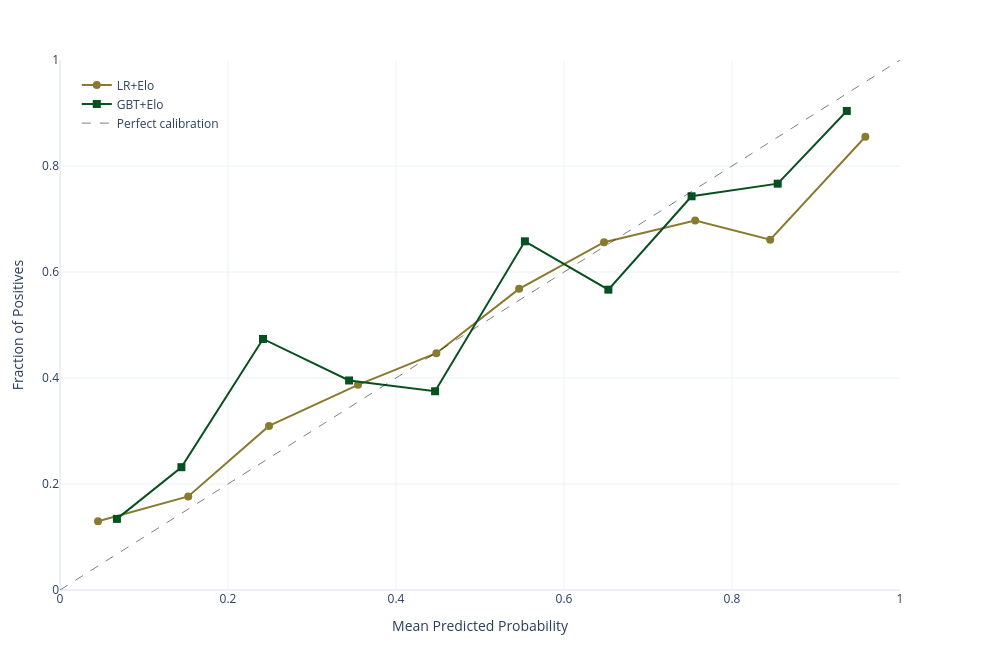

The notebook cell saved with this chart:
### Code cell
fig = go.Figure()

for lbl, col, marker_symbol, prob in [
    ('LR+Elo',  SECONDARY, 'circle', results['with_elo']['lr'][1]),
    ('GBT+Elo', PRIMARY,   'square', results['with_elo']['xgb'][1]),
]:
    pt, pp = calibration_curve(y_te, prob, n_bins=10, strategy='uniform')
    fig.add_trace(go.Scatter(
        x=pp,
        y=pt,
        mode='lines+markers',
        name=lbl,
        marker=dict(size=8, symbol=marker_symbol),
        line=dict(color=col, width=2),
        hovertemplate='Predicted prob: %{x:.3f}<br>Fraction positives: %{y:.3f}<extra></extra>'
    ))

# Perfect calibration
fig.add_trace(go.Scatter(
    x=[0, 1],
    y=[0, 1],
    mode='lines',
    name='Perfect calibration',
    line=dict(color='black', width=1, dash='dash'),
    opacity=0.5,
    hovertemplate='%{x:.3f} → %{y:.3f}<extra></extra>'
))

fig.update_layout(
    xaxis_title='Mean Predicted Probability',
    yaxis_title='Fraction of Positives',
    template='plotly_white',
    height=PLOT_HEIGHT,
    width=PLOT_WIDTH,
    xaxis=dict(range=[0, 1]),
    yaxis=dict(range=[0, 1]),
    hovermode='closest',
    legend=dict(x=0.02, y=0.98, xanchor='left', yanchor='top'),
    margin=dict(l=60, r=100, t=60, b=60)
)

fig.show()

### Figure 1 — Plotly figure (JSON) as saved in the notebook; plotly's stock layout.template omitted (floating-point values rounded to 4 significant figures)
{"data": [{"hovertemplate": "Predicted prob: %{x:.3f}<br>Fraction positives: %{y:.3f}<extra></extra>", "line": {"color": "#8A7A2F", "width": 2}, "marker": {"size": 8, "symbol": "circle"}, "mode": "lines+markers", "name": "LR+Elo", "type": "scatter", "x": [0.04526, 0.1526, 0.2488, 0.3548, 0.4481, 0.5466, 0.6477, 0.7562, 0.8455, 0.9588], "y": [0.1299, 0.1765, 0.3095, 0.3871, 0.4468, 0.5682, 0.6562, 0.697, 0.661, 0.8553]}, {"hovertemplate": "Predicted prob: %{x:.3f}<br>Fraction positives: %{y:.3f}<extra></extra>", "line": {"color": "#075020", "width": 2}, "marker": {"size": 8, "symbol": "square"}, "mode": "lines+markers", "name": "GBT+Elo", "type": "scatter", "x": [0.06774, 0.1445, 0.2417, 0.3442, 0.4465, 0.5534, 0.6528, 0.7519, 0.8544, 0.9367], "y": [0.1341, 0.2317, 0.4737, 0.3953, 0.375, 0.6579, 0.5667, 0.7429, 0.7667, 0.9038]}, {"hovertemplate": "%{x:.3f} → %{y:.3f}<extra></extra>", "line": {"color": "black", "dash": "dash", "width": 1}, "mode": "lines", "name": "Perfect calibration", "opacity": 0.5, "type": "scatter", "x": [0, 1], "y": [0, 1]}], "layout": {"height": 650, "hovermode": "closest", "legend": {"x": 0.02, "xanchor": "left", "y": 0.98, "yanchor": "top"}, "margin": {"b": 60, "l": 60, "r": 100, "t": 60}, "width": 1000, "xaxis": {"range": [0, 1], "title": {"text": "Mean Predicted Probability"}}, "yaxis": {"range": [0, 1], "title": {"text": "Fraction of Positives"}}}}
